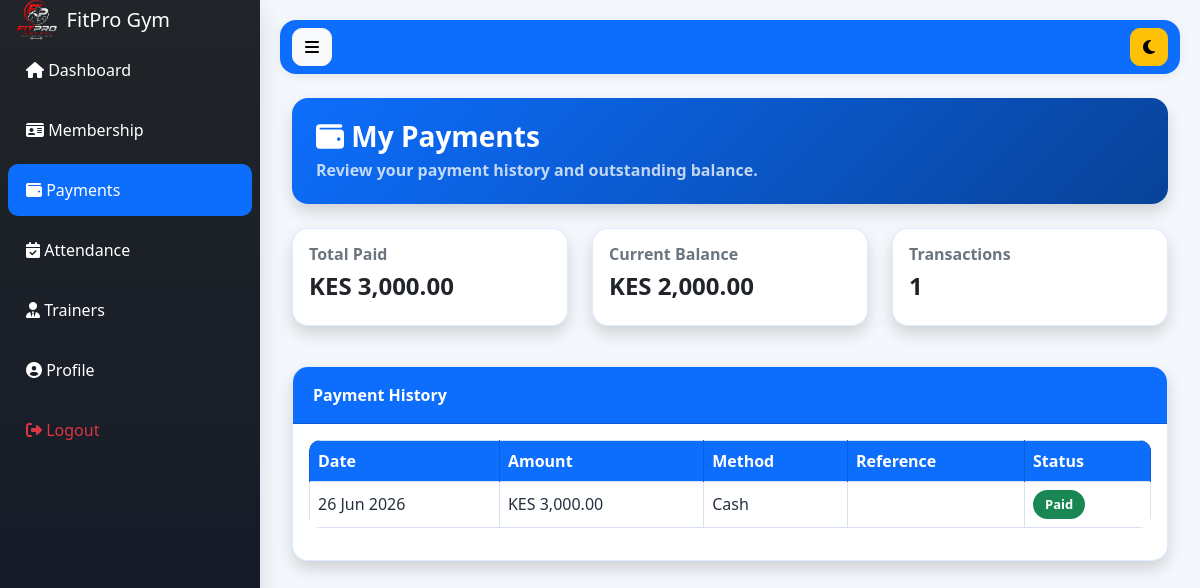
The page /member/payments.php (signed in) on the database its author committed.
### tables this page shows
CREATE TABLE `members` (
  `id` int(11) NOT NULL,
  `member_code` varchar(50) DEFAULT NULL,
  `fullname` varchar(100) DEFAULT NULL,
  `gender` enum('Male','Female') DEFAULT NULL,
  `dob` date DEFAULT NULL,
  `phone` varchar(20) DEFAULT NULL,
  `email` varchar(100) DEFAULT NULL,
  `address` text DEFAULT NULL,
  `emergency_contact` varchar(20) DEFAULT NULL,
  `plan_id` int(11) DEFAULT NULL,
  `join_date` date DEFAULT NULL,
  `expiry_date` date DEFAULT NULL,
  `photo` varchar(255) DEFAULT NULL,
  `status` enum('Active','Expired','Suspended') DEFAULT 'Active',
  `plan_amount` decimal(10,2) DEFAULT 0.00,
  `amount_paid` decimal(10,2) DEFAULT 0.00,
  `balance` decimal(10,2) DEFAULT 0.00
);

CREATE TABLE `payments` (
  `id` int(11) NOT NULL,
  `member_id` int(11) DEFAULT NULL,
  `amount` decimal(10,2) DEFAULT NULL,
  `payment_date` date DEFAULT NULL,
  `payment_method` varchar(50) DEFAULT NULL,
  `reference_number` varchar(100) DEFAULT NULL,
  `status` enum('Paid','Pending','Failed') DEFAULT 'Paid',
  `created_at` timestamp NOT NULL DEFAULT current_timestamp()
);

### includes/member_context.php (called while the page is built, shortened)
<?php
$memberUserId = $_SESSION['user_id'] ?? 0;
$memberUserStmt = $conn->prepare("
SELECT *
FROM users
WHERE id=?
");
$memberUserStmt->bind_param("i", $memberUserId);
$memberUserStmt->execute();
$memberUser = $memberUserStmt->get_result()->fetch_assoc();
$memberProfileStmt = $conn->prepare("
SELECT
m.*,
mp.plan_name,
mp.duration_days,
mp.description plan_description,
mp.benefits plan_benefits
FROM members m
LEFT JOIN membership_plans mp
ON m.plan_id = mp.id
WHERE m.email=?
ORDER BY
CASE WHEN m.status='Active' THEN 0 ELSE 1 END,
m.expiry_date DESC,
m.id DESC
LIMIT 1
");
$memberProfileStmt->bind_param("s", $memberUser['email']);
$memberProfileStmt->execute();
$memberProfile = $memberProfileStmt->get_result()->fetch_assoc();
function member_money($amount)
{
    return 'KES ' . number_format((float)$amount, 2);
}
function member_date($date)
{
    return $date ? date('d M Y', strtotime($date)) : '-';
}
?>

### member/payments.php (the view, shortened to what this page needs)
<?php
include '../config/database.php';
include '../includes/member_context.php';
$payments = [];
$totalPaid = 0;
$memberId = $memberProfile['id'] ?? 0;
if($memberId > 0){
    $stmt = $conn->prepare("
    SELECT *
    FROM payments
    WHERE member_id=?
    ORDER BY payment_date DESC, id DESC
    ");
    $stmt->bind_param("i", $memberId);
    $stmt->execute();
    $result = $stmt->get_result();
    while($row = $result->fetch_assoc()){
        $payments[] = $row;
        $totalPaid += (float)$row['amount'];
    }
}
include '../includes/header.php';
?>
<div class="d-flex">
<?php include '../includes/sidebar.php'; ?>
<div class="content flex-grow-1">
<?php include '../includes/navbar.php'; ?>
<div class="container-fluid mt-4">
<div class="card management-hero shadow mb-4">
<div class="card-header bg-primary text-white">
<h3 class="mb-1"><i class="fa fa-wallet"></i> My Payments</h3>
<p class="mb-0 opacity-75">Review your payment history and outstanding balance.</p>
</div>
</div>
<div class="row mb-4">
<div class="col-md-4 mb-3">
<div class="card member-stat shadow h-100"><div class="card-body"><h6>Total Paid</h6><h4><?= member_money($totalPaid) ?></h4></div></div>
</div>
<div class="col-md-4 mb-3">
<div class="card member-stat shadow h-100"><div class="card-body"><h6>Current Balance</h6><h4><?= member_money($memberProfile['balance'] ?? 0) ?></h4></div></div>
</div>
<div class="col-md-4 mb-3">
<div class="card member-stat shadow h-100"><div class="card-body"><h6>Transactions</h6><h4><?= number_format(count($payments)) ?></h4></div></div>
</div>
</div>
<div class="card management-panel shadow">
<div class="card-header bg-primary text-white">Payment History</div>
<div class="card-body">
<div class="table-responsive">
<table class="table table-bordered table-hover align-middle management-table">
<thead>
<tr>
<th>Date</th>
<th>Amount</th>
<th>Method</th>
<th>Reference</th>
<th>Status</th>
</tr>
</thead>
<tbody>
<?php if(count($payments) > 0): ?>
<?php foreach($payments as $payment): ?>
<tr>
<td><?= member_date($payment['payment_date']) ?></td>
<td><?= member_money($payment['amount']) ?></td>
<td><?= htmlspecialchars($payment['payment_method']) ?></td>
<td><?= htmlspecialchars($payment['reference_number'] ?? '-') ?></td>
<td><span class="badge <?= $payment['status'] == 'Paid' ? 'bg-success' : 'bg-warning text-dark' ?>"><?= htmlspecialchars($payment['status']) ?></span></td>
</tr>
<?php endforeach; ?>
<?php else: ?>
<tr><td colspan="5" class="text-center text-muted">No payments found.</td></tr>
<?php endif; ?>
</tbody>
</table>
</div>
</div>
</div>
</div>
</div>
</div>
<?php include '../includes/footer.php'; ?>

### assets/css/style.css (style rules this page uses)
:root { --primary:#0d6efd; --secondary:#6c757d; --success:#198754; --danger:#dc3545; --warning:#ffc107; --info:#0dcaf0; --dark:#212529; --light:#f8f9fa; --white:#ffffff; --shadow-sm:0 2px 10px rgba(0,0,0,.08); --shadow-md:0 8px 25px rgba(0,0,0,.12); --shadow-lg:0 15px 35px rgba(0,0,0,.15); --radius:16px; }
* { margin:0; padding:0; box-sizing:border-box; }
html { scroll-behavior:smooth; }
body { font-family:'Segoe UI',sans-serif; background:#f4f7fb; color:#243041; overflow-x:hidden; }
.content { margin-left:260px; width:calc(100% - 260px); padding:20px; }
.card { border:1px solid rgba(15,23,42,.08); border-radius:var(--radius); box-shadow:var(--shadow-sm); overflow:hidden; transition:.3s ease; background:white; }
.card-header { font-weight:600; }
.management-hero { border:0; }
.management-hero .card-header { padding:22px 24px; background:linear-gradient(135deg,#0d6efd,#084298) !important; border:0; }
.management-hero h3 { font-weight:700; letter-spacing:0; }
.management-panel { border:1px solid rgba(13,110,253,.12); }
.management-panel > .card-header { padding:16px 20px; }
.table { border-radius:12px; overflow:hidden; --bs-table-bg:#ffffff; --bs-table-color:#243041; --bs-table-striped-bg:#f7faff; --bs-table-striped-color:#243041; --bs-table-hover-bg:#eef5ff; --bs-table-hover-color:#243041; --bs-table-border-color:#d7e0ee; }
.table thead { background:#212529; color:white; }
.table tbody tr { transition:.2s; }
.table td, .table th { vertical-align:middle; }
.table.management-table thead th { background:#0d6efd; color:white; border-color:#0b5ed7; }
.badge { padding:8px 12px; border-radius:30px; font-size:13px; }
.member-stat { border:1px solid rgba(13,110,253,.12); }
.member-stat h6 { color:#6c757d; font-weight:700; }
.member-stat h4 { font-weight:800; }

### rows shown on the page
members: balance "KES 2,000.00"
payments: payment_date "26 Jun 2026", amount "KES 3,000.00", payment_method "Cash", status "Paid"

### other values the page prints
member_money($totalPaid) "KES 3,000.00"
count($payments) "1"
